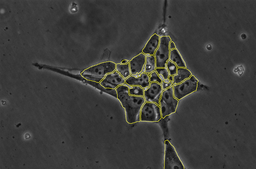
#> input picture data/marker10.tif, 256 x 169 px, shrunk from 1280 x 845 before the run, given in place of celltest1.tif, which was not available
$ jupyter execute --allow-errors 'combsegcell (1).ipynb'   (older library calls are emulated)   (text cells are left out)
#> lines starting #> are read from the running program, lines starting #| are printed output that depends on the picture; pictures that were not available may be replaced by others from this repository, and a replacement may not be noted
[cell 1]
import math
import heapq
import copy
import cv2
import matplotlib.pyplot as plt
import numpy as np
from skimage.measure import label, regionprops
from numba import jit, prange
from skimage import io

[cell 2]
### --- Perona-Malik Diffusion --- ###
def compute_gradients(image):
    grad_north = np.zeros_like(image)
    grad_south = np.zeros_like(image)
    grad_east = np.zeros_like(image)
    grad_west = np.zeros_like(image)

    grad_north[:-1] = image[1:] - image[:-1]
    grad_south[1:] = image[:-1] - image[1:]
    grad_east[:, :-1] = image[:, 1:] - image[:, :-1]
    grad_west[:, 1:] = image[:, :-1] - image[:, 1:]
    return grad_north, grad_south, grad_east, grad_west

def perona_malik_conduction(gradients, kappa, method='quadratic'):
    if method == 'quadratic':
        return [np.exp(-(g / kappa)**2) for g in gradients]
    elif method == 'exponential':
        return [1. / (1. + (g / kappa)**2) for g in gradients]
    raise ValueError("Invalid conduction method.")

@jit(nopython=True, parallel=True)
def update_image(image, gradients, conductance, delta_t):
    result = np.zeros_like(image)
    for i in prange(1, image.shape[0] - 1):
        for j in prange(1, image.shape[1] - 1):
            total = 0.0
            for d in range(4):
                total += conductance[d][i, j] * gradients[d][i, j]
            result[i, j] = total  # Assign the total to result[i, j]
    return np.clip(image + delta_t * result, 0, 255)


def perona_malik(image, iterations=20, delta_t=0.1, kappa=20, method='quadratic'):
    image = image.astype(np.float64)
    for _ in range(iterations):
        grads = compute_gradients(image)
        conds = perona_malik_conduction(grads, kappa, method)
        image = update_image(image, grads, conds, delta_t)
    return image.astype(np.uint8)

### --- Grey Weighted Distance Transform --- ###
INF = np.finfo(np.float32).max
ALIVE, TRIAL, FAR = -1, 0, 1

def initialize_gwdt(image):
    mean_val = np.mean(image)
    state = np.full_like(image, FAR, dtype=np.int8)
    dist_map = np.full_like(image, INF, dtype=np.float32)
    mask = image < mean_val
    dist_map[mask] = image[mask].astype(float)
    state[mask] = ALIVE
    return state, dist_map

def gwdt(image):
    state, dist = initialize_gwdt(image)
    pq = []
    rows, cols = image.shape

    for i in range(1, rows - 1):
        for j in range(1, cols - 1):
            if state[i, j] == FAR and np.any(state[i-1:i+2, j-1:j+2] == ALIVE):
                state[i, j] = TRIAL
                dist[i, j] = float(image[i, j])
                heapq.heappush(pq, (dist[i, j], i, j))

    while pq:
        d, i, j = heapq.heappop(pq)
        for di, dj in [(-1,0), (1,0), (0,-1), (0,1), (-1,-1), (-1,1), (1,-1), (1,1)]:
            ni, nj = i + di, j + dj
            if 0 <= ni < rows and 0 <= nj < cols:
                cost = d + image[ni, nj] * math.hypot(di, dj)
                if dist[ni, nj] > cost:
                    dist[ni, nj] = cost
                    state[ni, nj] = TRIAL
                    heapq.heappush(pq, (cost, ni, nj))

    dist[dist == INF] = 0
    dist = (dist / (np.max(dist) + 1)) * 255 if np.max(dist) > 0 else np.zeros_like(dist)
    return dist.astype(np.uint8)

### --- Chan-Vese Active Contour --- ###
def apply_operation(matrix, op):
    func = {'atan': np.arctan, 'sqrt': np.sqrt}[op]
    return np.vectorize(func)(matrix)

# [19 lines left out: function CV, not called in this run]


def visualize_images(images, titles, suptitle=None):
    fig, axes = plt.subplots(1, len(images), figsize=(4 * len(images), 4))
    # Ensure the number of images and titles match
    if len(images) != len(titles):
        print("Warning: Number of images and titles do not match.")
        return

    # Adjust axes to be iterable even if there's only one image
    if len(images) == 1:
        axes = [axes]

    for ax, img, title in zip(axes, images, titles):
        ax.imshow(img, cmap='gray')
        ax.set_title(title)
        ax.axis('off')
    if suptitle:
        plt.suptitle(suptitle)
    plt.tight_layout()
    plt.show()

[cell 3]
#image_path = "celltest1.tif"
#mask_path = "Maskcelltest1.tif"
image_path = "celltest1.tif"
mask_path = "Maskcelltest1.tif"
save_path = "test-cell-segment.tif"

image = io.imread(image_path, as_gray = True)
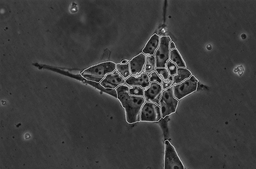
#> image: shape (169, 256) float64; min 0.00509, max 0.929, mean 0.238
mask = io.imread(mask_path, as_gray = True)
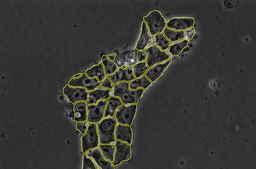
#> input picture data/marker11.tif, 256 x 169 px, shrunk from 1280 x 845 before the run, given in place of Maskcelltest1.tif, which was not available
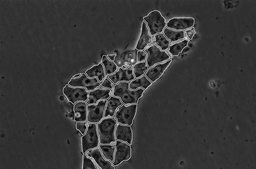
#> mask: shape (169, 256) float64; min 0.00311, max 0.957, mean 0.219

num_iter = 100
mult_factor = 0.5
mu = 0.1#1
nu = 0.1 #0.003 * 255**2
eps = 0.1
step = 0.1
log_progress = False

nr, nc = image.shape
#> nr = 169; nc = 256
label_image, lab_num = label(mask, background=None, return_num=True, connectivity=2)
#> label_image: shape (169, 256) int64; every value is 0
#> lab_num = 0
final_seg = copy.deepcopy(mask)
lab_num
#> Out = 0

[cell 4]
# [9 lines of commented-out code are left out]
patch_filtered = perona_malik(image, iterations=30) #
#> the loop in perona_malik, `for _ in range(iterations):` made 30 passes
#> pass 3, in perona_malik, `image = update_image(image, grads, conds, delta_t)`:
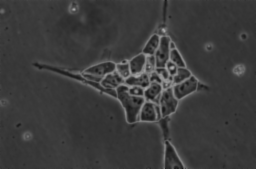
#> image: shape (169, 256) float64; min 0.0777, max 0.681, mean 0.238
#> after the loop in perona_malik, `for _ in range(iterations):`:
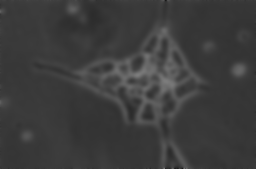
#> image: shape (169, 256) float64; min 0.101, max 0.49, mean 0.238
#> in perona_malik, `return image.astype(np.uint8)`: returned value: shape (169, 256); every value is 0
patch_gwdt = gwdt(patch_filtered)
#> in initialize_gwdt, `dist_map[mask] = image[mask].astype(float)`: dist_map: shape (169, 256) float32; every value is 3.4e+38
#> in gwdt, `state, dist = initialize_gwdt(image)`: state: shape (169, 256) int8; every value is 1
#> in gwdt, `dist[dist == INF] = 0`: dist: shape (169, 256) float32; every value is 0
working_image = patch_gwdt # choosing GWDT without Perona

[cell 5]
for k in range(num_iter):
    hasupdate = 0
    # Re-label mask each iteration if needed, or process based on initial mask
    # Processing based on initial mask and accumulating results seems more likely
    labeled_mask_current = label(final_seg) # Use the original mask to define regions each time
    regions = regionprops(labeled_mask_current)

    if not regions: # Add a check in case label(mask) returns no regions
        print("No regions found based on the initial mask. Exiting segmentation.")
        break

    for kount, region in enumerate(regions):
        minr, minc, maxr, maxc = region.bbox
        h = maxr - minr
        w = maxc - minc

        # Expand bounding box
        # Ensure mult_factor scales the difference, not the max value itself
        minr_exp = int(max(0, minr - mult_factor * h))
        maxr_exp = int(min(nr, maxr + mult_factor * h))
        minc_exp = int(max(0, minc - mult_factor * w))
        maxc_exp = int(min(nc, maxc + mult_factor * w))
        if log_progress:
            print("k", k, "i: ", kount, " label", region.label, " dim: ", minr_exp, minc_exp, maxr_exp, maxc_exp, end="")

        image_curr = copy.deepcopy(working_image)
        final_seg_curr = copy.deepcopy(final_seg)

        final_seg_curr[labeled_mask_current != region.label] = 0

        patch = working_image[minr_exp:maxr_exp, minc_exp:maxc_exp]
        mask_patch = final_seg_curr[minr_exp:maxr_exp, minc_exp:maxc_exp]

        if patch.shape[0] == 0 or patch.shape[1] == 0:
            continue # Skip empty patches

        LSF = np.ones_like(patch, dtype=np.float64)
        LSF[mask_patch > 0] = -1 # Inside the initial mask is where we want to segment
        patch_float = patch.astype(np.float64)
        LSF_next = CV(LSF, patch_float, mu, nu, eps, step)

        new_seg_patch = (LSF_next < 0).astype(np.uint8)
        new_seg_patch = cv2.morphologyEx(new_seg_patch, cv2.MORPH_OPEN, np.ones((5, 5), np.uint8))
        loc_lab = label(new_seg_patch)
        loc_lab_props = regionprops(loc_lab)
        loc_lab_lb = 0
        for loc_lab_prop in loc_lab_props:
            rc, cc = loc_lab_prop.centroid
            rc = int(rc)
            cc = int(cc)
            # print(rc, cc)
            if LSF[rc, cc] == -1:
                loc_lab_lb = loc_lab_prop.label
                a1, a2, b1, b2 = loc_lab_prop.bbox
                # print(loc_lab_prop.image_filled)
                new_seg_patch[loc_lab != loc_lab_lb] = 0
                new_seg_patch[a1:b1, a2:b2][loc_lab_prop.image_filled] = 1
                break

        new_seg_patch = np.uint8(new_seg_patch * 255)
        # if log_progress:
        #     io.imsave("nn"+"_"+str(k)+"_"+str(kount)+".tif", new_seg_patch)

        neighborhood_found = False
        ctrl_patch = final_seg[minr_exp:maxr_exp, minc_exp:maxc_exp]
        ctrl_patch = copy.deepcopy(ctrl_patch)
        _, ctrl_num = label(ctrl_patch, background=None, return_num=True, connectivity=2)
        ctrl_patch |= new_seg_patch
        _, ctrl_num_next = label(ctrl_patch, background=None, return_num=True, connectivity=2)
        neighborhood_found = ctrl_num_next < ctrl_num

        if not neighborhood_found:
            final_seg[minr_exp:maxr_exp, minc_exp:maxc_exp] |= new_seg_patch
            hasupdate = 1

        if log_progress:
            print(' ', neighborhood_found, ctrl_num_next, ctrl_num)

    # io.imsave("ff" + "_" + str(k) + ".tif", final_seg)
    # Check if any region was updated in this iteration
    if hasupdate == 0:
        print("No updates in this iteration. Breaking.")
        break # Exit the main iteration loop if no updates occurred


io.imsave(save_path, final_seg)
visualize_images([image, mask, patch_filtered, working_image, final_seg], ["Original Image", "Mask", "Perona-Malika", "GWDT", "Final Mask"], "Images")
#> the loop in visualize_images, `for ax, img, title in zip(axes, images, titles):` made 5 passes
#> title on passes 1 to 5: 'Original Image', 'Mask', 'Perona-Malika', 'GWDT', 'Final Mask'

[cell 6]
import numpy as np
from skimage.io import imread
from sklearn.metrics import precision_score, recall_score, f1_score

def evaluate_segmentation(pred_mask, gt_mask):
    """
    Вычисление precision, recall и F1 между предсказанной и эталонной маской.

    Parameters:
    - pred_mask: бинарное изображение предсказанной маски (0 или 255)
    - gt_mask: бинарное изображение эталонной маски (0 или 255)

    Returns:
    - precision, recall, f1: значения метрик
    """
    # Преобразуем в булевы векторы (1 - белый пиксель)
    pred_flat = (pred_mask.flatten() > 0).astype(np.uint8)
    gt_flat = (gt_mask.flatten() > 0).astype(np.uint8)

    precision = precision_score(gt_flat, pred_flat)
#> precision = 0
    recall = recall_score(gt_flat, pred_flat)
#> recall = 0
    f1 = f1_score(gt_flat, pred_flat)
#> f1 = 0

    return precision, recall, f1


# Пути к изображениям
gt_mask_path = "Maskcelltest1.tif"           # эталонная маска (ground truth)
predicted_mask_path = "test-cell-segment.tif"  # результат сегментации

# Загрузка изображений (предположительно 8-битные TIFF или PNG)
gt = imread(gt_mask_path, as_gray=True)
pred = imread(predicted_mask_path, as_gray=True)

# Бинаризация, если нужно
gt_bin = (gt > 127).astype(np.uint8) * 255
pred_bin = (pred > 127).astype(np.uint8) * 255

# Вычисление метрик
precision, recall, f1 = evaluate_segmentation(pred_bin, gt_bin)
#> precision = 0; recall = 0; f1 = 0

# Вывод результатов
print(f"Precision: {precision:.2f}")
#| Precision: 0.00
print(f"Recall:    {recall:.2f}")
#| Recall:    0.00
print(f"F1-score:  {f1:.2f}")
#| F1-score:  0.00

[cell 7]
import numpy as np
from skimage.io import imread
from skimage.transform import resize

def compute_metrics(pred_mask, gt_mask):
    """
    Расчёт precision, recall, F1 по формулам
    на основе бинарных масок.
    """

    # Бинаризация на случай 0-255
    pred = (pred_mask > 0).astype(np.uint8)
    gt = (gt_mask > 0).astype(np.uint8)

    # Вычисляем TP, FP, FN
    TP = np.sum((pred == 1) & (gt == 1))
#> TP = 0
    FP = np.sum((pred == 1) & (gt == 0))
#> FP = 0
    FN = np.sum((pred == 0) & (gt == 1))
#> FN = 0

    # Формулы
    precision = TP / (TP + FP) if (TP + FP) > 0 else 0.0
#> precision = 0
    recall    = TP / (TP + FN) if (TP + FN) > 0 else 0.0
#> recall = 0
    f1        = (2 * precision * recall) / (precision + recall) if (precision + recall) > 0 else 0.0
#> f1 = 0

    return precision, recall, f1


gt = imread("normal_28.tif", as_gray=True)
pred = imread("test-cell-segment.tif", as_gray=True)

# [13 lines of commented-out code are left out]
gt_bin = (gt > 127).astype(np.uint8)
pred_bin = (pred > 127).astype(np.uint8)

precision, recall, f1 = compute_metrics(pred_bin, gt_bin)

print(f"Precision: {precision:.3f}")
#| Precision: 0.000
print(f"Recall:    {recall:.3f}")
#| Recall:    0.000
print(f"F1 Score:  {f1:.3f}")
#| F1 Score:  0.000

[cell 8]
import numpy as np
from skimage.io import imread
from sklearn.metrics import jaccard_score
from scipy.stats import pearsonr

def binarize_image(gray_img, threshold=127):
    """Бинаризация серого изображения."""
    return (gray_img > threshold).astype(np.uint8)

def compute_iou(pred_mask, intensity_img, threshold=127):
    """Вычисление IoU между маской и пороговым интенсивным изображением."""
#> called with threshold = 127
    intensity_bin = binarize_image(intensity_img, threshold)
    pred_bin = (pred_mask > 0).astype(np.uint8)

    intersection = np.logical_and(pred_bin, intensity_bin).sum()
#> intersection = 0
    union = np.logical_or(pred_bin, intensity_bin).sum()
#> union = 43264

    iou = intersection / union if union > 0 else 0.0
#> iou = 0
    return iou

def compute_correlation(pred_mask, intensity_img):
    """Вычисление коэффициента корреляции между маской и интенсивностями."""
    pred_flat = pred_mask.flatten().astype(np.float64)
    intensity_flat = intensity_img.flatten().astype(np.float64)

    # Маску нормируем в [0, 1]
    pred_flat = pred_flat / 255.0 if pred_flat.max() > 1 else pred_flat

    corr, _ = pearsonr(pred_flat, intensity_flat)
    return corr


# Пути к файлам
result_mask_path = "test-cell-segment.tif"
intensity_image_path = "celltest1.tif"

# Загрузка
mask = imread(result_mask_path, as_gray=True)
intensity = imread(intensity_image_path, as_gray=True)

# Вычисления
iou = compute_iou(mask, intensity, threshold=127)
#> iou = 0
corr = compute_correlation(mask, intensity)
#> in compute_correlation, `corr, _ = pearsonr(pred_flat, intensity_flat)`: corr = 0.114
#> corr = 0.114

print(f"IoU (с интенсивными структурами): {iou:.3f}")
#| IoU (с интенсивными структурами): 0.000
print(f"Корреляция (маска vs интенсивность): {corr:.3f}")
#| Корреляция (маска vs интенсивность): 0.114

[cell 9]
import math
import heapq
import copy
import cv2
import matplotlib.pyplot as plt
import numpy as np
from skimage.measure import label, regionprops
from numba import jit, prange
from skimage import io

### --- Perona-Malik Diffusion --- ###
# [38 lines left out: functions compute_gradients, perona_malik_conduction, update_image, perona_malik, not called in this run]

### --- Grey Weighted Distance Transform --- ###
INF = np.finfo(np.float32).max
ALIVE, TRIAL, FAR = -1, 0, 1

# [35 lines left out: functions initialize_gwdt, gwdt, not called in this run]

### --- Chan-Vese Active Contour --- ###
def apply_operation(matrix, op):
    func = {'atan': np.arctan, 'sqrt': np.sqrt}[op]
    return np.vectorize(func)(matrix)

# [40 lines left out: functions CV, visualize_images, not called in this run]

image_path = "cell1.tif"
mask_path = "cell1mask.tif"
save_path = "test-cell-segment.tif"

#> (the rest of this cell did not finish here and is left out)

[cell 10]
import math
import heapq
import copy
import cv2
import matplotlib.pyplot as plt
import numpy as np
from skimage.measure import label, regionprops
from numba import jit, prange
from skimage import io

### --- Perona-Malik Diffusion --- ###
# [37 lines left out: functions compute_gradients, perona_malik_conduction, update_image, perona_malik, not called in this run]

### --- Grey Weighted Distance Transform --- ###
INF = np.finfo(np.float32).max
#> INF = 3.4e+38
ALIVE, TRIAL, FAR = -1, 0, 1

# [35 lines left out: functions initialize_gwdt, gwdt, not called in this run]

### --- Chan-Vese Active Contour --- ###
def apply_operation(matrix, op):
    func = {'atan': np.arctan, 'sqrt': np.sqrt}[op]
    return np.vectorize(func)(matrix)

# [19 lines left out: function CV, not called in this run]

### --- Image Input Function --- ###
def load_images(image_path, mask_path):
#> called with image_path = 'marker1.tif', mask_path = 'cell1mask.tif'
    image = io.imread(image_path, as_gray=True)
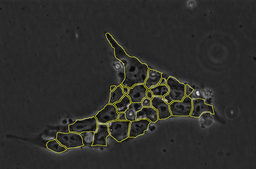
#> input picture data/marker1.tif, 256 x 169 px, shrunk from 1280 x 845 before the run, found by its file name
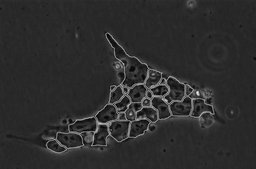
#> image: shape (169, 256) float64; min 0.00254, max 0.965, mean 0.179
    mask = io.imread(mask_path, as_gray=True)
    return image, mask

### --- Segmentation Function --- ###
# [73 lines left out: function segment_image, not called in this run]

def main():
    # Set file paths
    image_path = "marker1.tif"
    mask_path = "cell1mask.tif"

    # Load image and mask
    image, mask = load_images(image_path, mask_path)

    # Perform segmentation
    final_seg = segment_image(
        image=image,
        mask=mask,
        num_iter=100,
        mult_factor=0.5,
        mu=0.1,
        nu=0.1,
        eps=0.1,
        step=0.1,
        log_progress=False  # Set to True to see iteration logs
    )

    # Save result
    io.imsave("test-cell-segment.tif", final_seg)
    print("Segmentation saved as 'test-cell-segment.tif'.")
    visualize_images([working_image, mask, final_seg], ["Original Image", "Mask", "Final Mask"], "Images")

# Call main if script is run directly
#> (the rest of this cell did not finish here and is left out)
